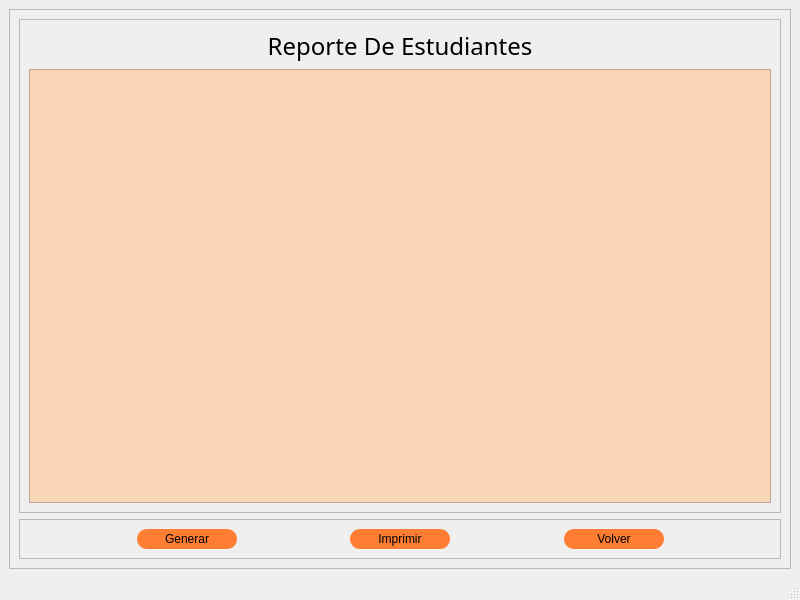
<?xml version="1.0" encoding="UTF-8"?>
<ui version="4.0">
 <class>MainWindow</class>
 <widget class="QMainWindow" name="MainWindow">
  <property name="geometry">
   <rect>
    <x>0</x>
    <y>0</y>
    <width>800</width>
    <height>600</height>
   </rect>
  </property>
  <property name="windowTitle">
   <string>MainWindow</string>
  </property>
  <widget class="QWidget" name="centralwidget">
   <layout class="QVBoxLayout" name="verticalLayout">
    <item>
     <widget class="QFrame" name="frame">
      <property name="styleSheet">
       <string notr="true">border-image:url(&quot;img/escuela.jpg&quot;);</string>
      </property>
      <property name="frameShape">
       <enum>QFrame::StyledPanel</enum>
      </property>
      <property name="frameShadow">
       <enum>QFrame::Raised</enum>
      </property>
      <layout class="QVBoxLayout" name="verticalLayout_2">
       <item>
        <widget class="QFrame" name="frame_3">
         <property name="frameShape">
          <enum>QFrame::StyledPanel</enum>
         </property>
         <property name="frameShadow">
          <enum>QFrame::Raised</enum>
         </property>
         <layout class="QVBoxLayout" name="verticalLayout_3">
          <item>
           <widget class="QLabel" name="label">
            <property name="font">
             <font>
              <family>Malgun Gothic Semilight</family>
              <pointsize>18</pointsize>
             </font>
            </property>
            <property name="text">
             <string>Reporte De Estudiantes</string>
            </property>
            <property name="alignment">
             <set>Qt::AlignCenter</set>
            </property>
           </widget>
          </item>
          <item>
           <widget class="QTextEdit" name="textEdit">
            <property name="styleSheet">
             <string notr="true">background-color:#fad6b9</string>
            </property>
           </widget>
          </item>
         </layout>
        </widget>
       </item>
       <item>
        <widget class="QFrame" name="frame_2">
         <property name="frameShape">
          <enum>QFrame::StyledPanel</enum>
         </property>
         <property name="frameShadow">
          <enum>QFrame::Raised</enum>
         </property>
         <layout class="QHBoxLayout" name="horizontalLayout">
          <item>
           <spacer name="horizontalSpacer">
            <property name="orientation">
             <enum>Qt::Horizontal</enum>
            </property>
            <property name="sizeHint" stdset="0">
             <size>
              <width>40</width>
              <height>20</height>
             </size>
            </property>
           </spacer>
          </item>
          <item>
           <widget class="QPushButton" name="pushButton">
            <property name="minimumSize">
             <size>
              <width>100</width>
              <height>20</height>
             </size>
            </property>
            <property name="styleSheet">
             <string notr="true">background-color: rgb(255, 126, 52);
border-radius:10px</string>
            </property>
            <property name="text">
             <string>Generar</string>
            </property>
           </widget>
          </item>
          <item>
           <spacer name="horizontalSpacer_2">
            <property name="orientation">
             <enum>Qt::Horizontal</enum>
            </property>
            <property name="sizeHint" stdset="0">
             <size>
              <width>40</width>
              <height>20</height>
             </size>
            </property>
           </spacer>
          </item>
          <item>
           <widget class="QPushButton" name="pushButton_2">
            <property name="minimumSize">
             <size>
              <width>100</width>
              <height>20</height>
             </size>
            </property>
            <property name="styleSheet">
             <string notr="true">background-color: rgb(255, 126, 52);
border-radius:10px</string>
            </property>
            <property name="text">
             <string>Imprimir</string>
            </property>
           </widget>
          </item>
          <item>
           <spacer name="horizontalSpacer_3">
            <property name="orientation">
             <enum>Qt::Horizontal</enum>
            </property>
            <property name="sizeHint" stdset="0">
             <size>
              <width>40</width>
              <height>20</height>
             </size>
            </property>
           </spacer>
          </item>
          <item>
           <widget class="QPushButton" name="pushButton_3">
            <property name="minimumSize">
             <size>
              <width>100</width>
              <height>20</height>
             </size>
            </property>
            <property name="styleSheet">
             <string notr="true">background-color: rgb(255, 126, 52);
border-radius:10px</string>
            </property>
            <property name="text">
             <string>Volver</string>
            </property>
           </widget>
          </item>
          <item>
           <spacer name="horizontalSpacer_4">
            <property name="orientation">
             <enum>Qt::Horizontal</enum>
            </property>
            <property name="sizeHint" stdset="0">
             <size>
              <width>40</width>
              <height>20</height>
             </size>
            </property>
           </spacer>
          </item>
         </layout>
        </widget>
       </item>
      </layout>
     </widget>
    </item>
   </layout>
  </widget>
  <widget class="QMenuBar" name="menubar">
   <property name="geometry">
    <rect>
     <x>0</x>
     <y>0</y>
     <width>800</width>
     <height>21</height>
    </rect>
   </property>
  </widget>
  <widget class="QStatusBar" name="statusbar"/>
 </widget>
 <resources/>
 <connections/>
</ui>
